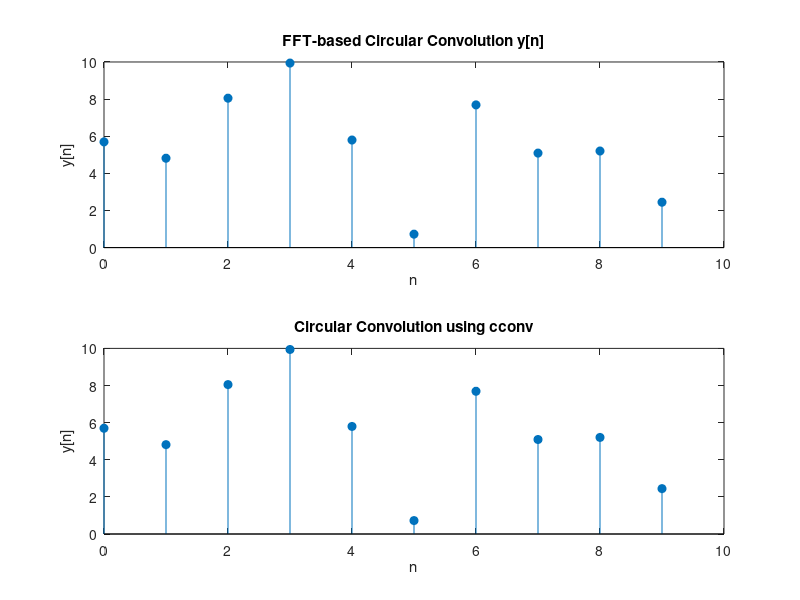

Write MATLAB code to recreate this figure.
n = 0:9;  
x2_n = (n == 3);  
mu = 5;    
sigma = 2; 
N = 10; 
x1_n = sigma * randn(1, N) + mu; 

% In genral block diagram
X1_k = fft(x1_n);
X2_k = fft(x2_n);
Y_k = X1_k .* X2_k;
y_fft = ifft(Y_k); 

% Inbuilt function
y_cconv = cconv(x1_n, x2_n, N); 


% Plot the results
figure;

% FFT-based circular convolution (time domain result after inverse FFT)
subplot(2,1,1);
stem(n, real(y_fft), 'filled');
title('FFT-based Circular Convolution y[n]');
xlabel('n');
ylabel('y[n]');

% cconv-based circular convolution
subplot(2,1,2);
stem(n, real(y_cconv), 'filled');
title('Circular Convolution using cconv');
xlabel('n');
ylabel('y[n]');
